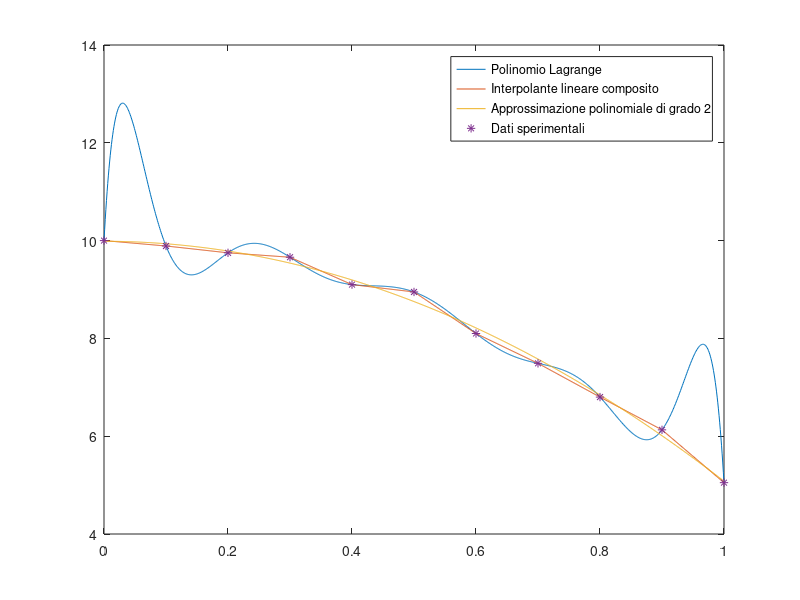
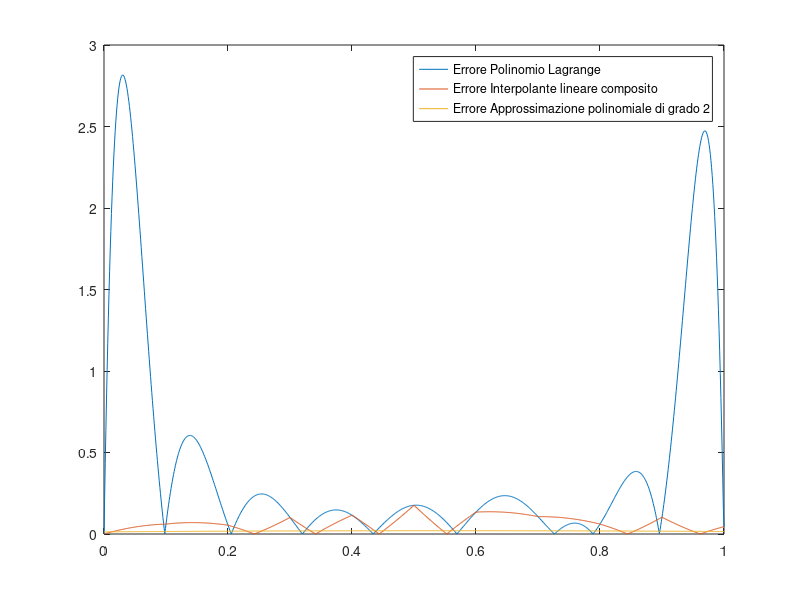

These charts were generated, in order, by the following MATLAB code:
clear
clc
close all

% definisco il vettore delle misure e l'intervallo di tempo
y_s = [10.0 9.89 9.75 9.66 9.10 8.95 8.10 7.49 6.80 6.13 5.05];
deltaT = 0.1;
bigT = 1;
t = 0:deltaT:bigT;

% definisco il vettore del tempo di query
t_q = linspace(0, bigT, 1000);

% definisco la quota iniziale
y0 = 10;

% definisco l'accelerazione di gravità
g = 9.81;

%% 1

% definisco la legge ideale
y = @(t) y0 - 0.5 * g .* t.^2;

% plotto la legge ideale e i dati sperimentali
plot(t_q, y(t_q), t, y_s, '*')

%% 2

% ho il vettore dei nodi (t) e i dati, trovo l'interpolante di lagrange
P = polyfit(t, y_s, length(t)-1);
P_dis = polyval(P, t_q);

% trovo l'interpolante lineare composita
linComp = interp1(t, y_s, t_q);

% cerco l'approssimazione polinomiale ai minimi quadrati di grado 2
P2 = polyfit(t, y_s, 2);
P2_dis = polyval(P2, t_q);

plot(t_q, P_dis, t_q, linComp, t_q, P2_dis, t, y_s, '*')
legend('Polinomio Lagrange', 'Interpolante lineare composito', ...
    'Approssimazione polinomiale di grado 2', 'Dati sperimentali')

% calcolo l'errore
err_P = abs(P_dis - y(t_q));
err_linComp = abs(linComp - y(t_q));
err_P2 = abs(P2_dis - y(t_q));

% plotto l'errore
figure
plot(t_q, err_P, t_q, err_linComp, t_q, err_P2)
legend('Errore Polinomio Lagrange', 'Errore Interpolante lineare composito', ...
    'Errore Approssimazione polinomiale di grado 2')

% trovo il massimo dell'errore (norma infinito)
err_max_P = max(err_P);
err_max_linComp = max(err_linComp);
err_max_P2 = max(err_P2);
fprintf('Errore in norma infinito polinomio Lagrange (massimo): %f\n', err_max_P)
fprintf('Errore in norma infinito interpolante lineare composito (massimo): %f\n', err_max_linComp)
fprintf('Errore in norma infinito approssimazione polinomiale di grado 2 (massimo): %f\n', err_max_P2)

%% 3

% definisco il tempo di query per il calcolo dell'altezza
% e calcolo l'altezza ideale
t_1 = 1.05;
h_ex = y(t_1);
h_P =  polyval(P, t_1);
h_P2 = polyval(P2, t_1);

fprintf('Altezza ideale: %f\n', h_ex)
fprintf('Altezza polinomio Lagrange: %f\n', h_P)
fprintf('Altezza approssimazione polinomiale di grado 2: %f\n', h_P2)

% osserviamo che il polinomio di lagrange esplode
% non è un valido metodo per estrapolare valori fuori dall'intervallo in
% cui sono definiti i nodi
